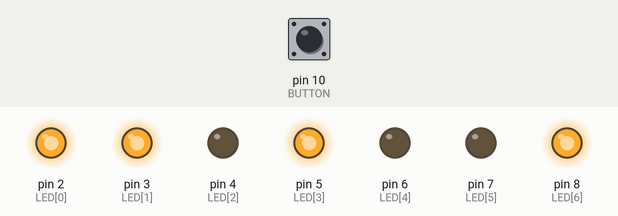
Simulated run of this sketch. Board: Arduino Uno, built with avr-gcc and run on an emulated ATmega328P. Shown: output pins drawn as LEDs (lit = HIGH). The inputs (shaded band) are chosen by the test bench; at power-on: pin 10 (BUTTON) HIGH.

Above: at 1.2 s.
1.3 s: pin 10 (BUTTON) pulled LOW for 0.15 s
At 2.4 s:
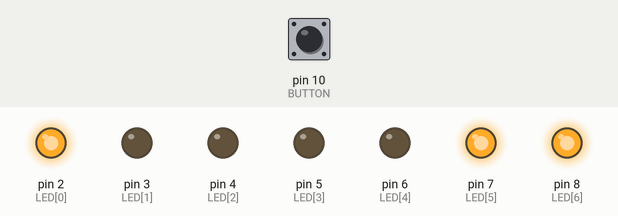
2.9 s: pin 10 (BUTTON) pulled LOW for 1 s
At 4.8 s:
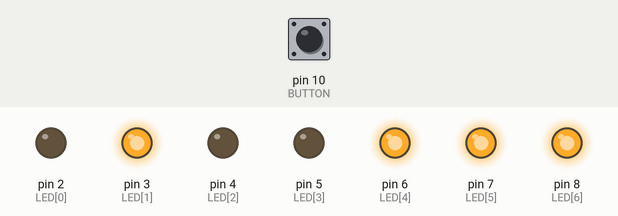
5.4 s: pin 10 (BUTTON) pulled LOW for 0.15 s
At 6.7 s:
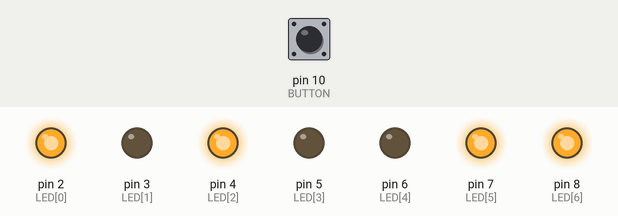
7.0 s: pin 10 (BUTTON) pulled LOW for 3.2 s
At 10.8 s:
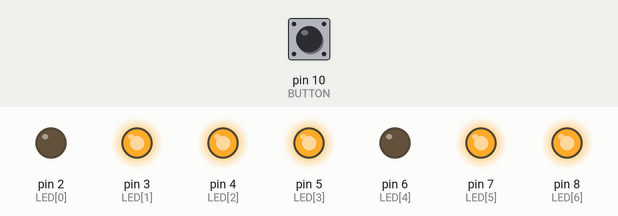
11.7 s: pin 10 (BUTTON) pulled LOW for 0.15 s
At 12.7 s:
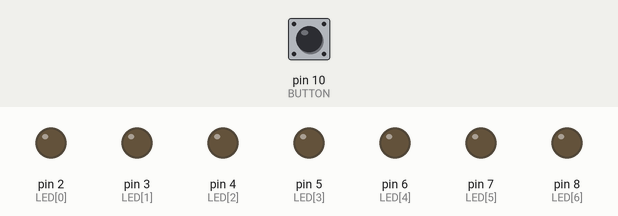
Timing chart, 0 to 14.3 s (numbered marks = the images above; inputs shaded):
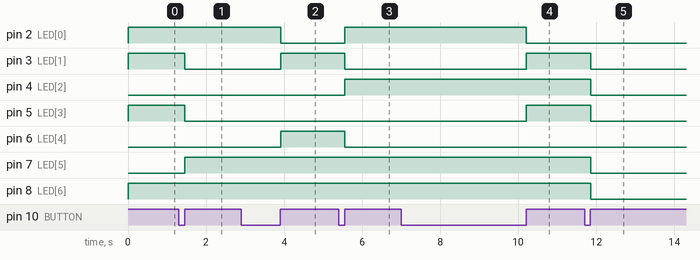

Measured:
- after the input at 1.3 s, pin 3 (LED[1]), pin 5 (LED[3]): HIGH → LOW after 0.16 s; pin 7 (LED[5]): LOW → HIGH after 0.16 s
- after the input at 2.9 s, pin 2 (LED[0]): HIGH → LOW after 1.0 s; pin 3 (LED[1]), pin 6 (LED[4]): LOW → HIGH after 1.0 s
- after the input at 5.4 s, pin 2 (LED[0]), pin 4 (LED[2]): LOW → HIGH after 0.16 s; pin 3 (LED[1]), pin 6 (LED[4]): HIGH → LOW after 0.16 s
- after the input at 7.0 s, pin 2 (LED[0]): HIGH → LOW after 3.2 s; pin 3 (LED[1]), pin 5 (LED[3]): LOW → HIGH after 3.2 s
- after the input at 11.7 s, pin 3 (LED[1]), pin 4 (LED[2]), pin 5 (LED[3]), pin 7 (LED[5]), pin 8 (LED[6]): HIGH → LOW after 0.16 s

The sketch:

Lab1.ino
```cpp
const char NAME[] = "Karen";
const int LED[] = {2, 3, 4, 5, 6, 7, 8};
const int BUTTON = 10;

int val = 0; // state of input pin
int old_val = 0; // previous value of val
int state = 0; // state of LED (1 = on)
int letter = -1;

void setup() {
  // put your setup code here, to run once:
  for (int i = 0; i <= 6; i++) {
    pinMode(LED[i], OUTPUT);
  }
  pinMode(BUTTON, INPUT);
  //Serial.begin(9600);
}

void loop() {
  // put your main code here, to run repeatedly:
  val = digitalRead(BUTTON);
  if ((val == LOW) && (old_val == HIGH)){
    delay(10);
  }
  if ((val == HIGH) && (old_val == LOW)) {
    letter = letter + 1;
    letter %= 6;
    //Serial.println(letter);
    delay(10);
    int mask = 1; // create a mask with least significant bit set to 1
    for (int i = 0; i <= 6; i++) {
      //Serial.println(mask);
      state = mask & NAME[letter]; // extract mask position value of current letter to state
      //Serial.println(state);
      if (state != 0) {
        digitalWrite(LED[i], HIGH);
      } else {
        digitalWrite(LED[i], LOW);
      }
      mask = mask << 1;  // shift mask 1 bit left (more significant)
    }
  //Serial.println("End of Button Press");
  }

  old_val = val;

}
```
